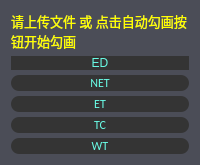
         <widget class="QFrame" name="ED">
          <property name="sizePolicy">
           <sizepolicy hsizetype="Preferred" vsizetype="Preferred">
            <horstretch>0</horstretch>
            <verstretch>0</verstretch>
           </sizepolicy>
          </property>
          <property name="maximumSize">
           <size>
            <width>400</width>
            <height>16777215</height>
           </size>
          </property>
          <property name="styleSheet">
           <string notr="true">background-color: rgb(75, 77, 87);
border-radius: 8px;</string>
          </property>
          <property name="frameShape">
           <enum>QFrame::StyledPanel</enum>
          </property>
          <property name="frameShadow">
           <enum>QFrame::Raised</enum>
          </property>
          <layout class="QVBoxLayout" name="verticalLayout_3">
           <property name="spacing">
            <number>5</number>
           </property>
           <item>
            <widget class="QLabel" name="leadText">
             <property name="maximumSize">
              <size>
               <width>16777215</width>
               <height>16777215</height>
              </size>
             </property>
             <property name="font">
              <font>
               <family>华光书宋一_CNKI</family>
               <pointsize>10</pointsize>
               <weight>50</weight>
               <italic>false</italic>
               <bold>false</bold>
              </font>
             </property>
             <property name="autoFillBackground">
              <bool>false</bool>
             </property>
             <property name="styleSheet">
              <string notr="true">color: rgb(255, 255, 0);
font: 10pt &quot;华光书宋一_CNKI&quot;;</string>
             </property>
             <property name="text">
              <string>请上传文件 或 点击自动勾画按钮开始勾画</string>
             </property>
             <property name="scaledContents">
              <bool>true</bool>
             </property>
             <property name="wordWrap">
              <bool>true</bool>
             </property>
            </widget>
           </item>
           <item>
            <widget class="QPushButton" name="EDButton">
             <property name="styleSheet">
              <string notr="true">QPushButton{
	background-color: rgb(52, 52, 52);
	color: rgb(105, 252, 230);
}
QPushButton::checked{
	background-color:rgb(105, 252, 230);
	color: rgb(52, 52, 52);
	border: none;
}</string>
             </property>
             <property name="text">
              <string>ED</string>
             </property>
             <property name="checkable">
              <bool>true</bool>
             </property>
            </widget>
           </item>
           <item>
            <widget class="QPushButton" name="NETButton">
             <property name="sizePolicy">
              <sizepolicy hsizetype="Preferred" vsizetype="Preferred">
               <horstretch>0</horstretch>
               <verstretch>0</verstretch>
              </sizepolicy>
             </property>
             <property name="maximumSize">
              <size>
               <width>16777215</width>
               <height>40</height>
              </size>
             </property>
             <property name="font">
              <font>
               <family>Calibri</family>
               <pointsize>9</pointsize>
              </font>
             </property>
             <property name="styleSheet">
              <string notr="true">QPushButton{
	background-color: rgb(52, 52, 52);
	color: rgb(105, 252, 230);
}
QPushButton::checked{
	background-color:rgb(105, 252, 230);
	color: rgb(52, 52, 52);
	border: none;
}</string>
             </property>
             <property name="text">
              <string>NET</string>
             </property>
             <property name="checkable">
              <bool>true</bool>
             </property>
            </widget>
           </item>
           <item>
            <widget class="QPushButton" name="ETButton">
             <property name="sizePolicy">
              <sizepolicy hsizetype="Preferred" vsizetype="Preferred">
               <horstretch>0</horstretch>
               <verstretch>0</verstretch>
              </sizepolicy>
             </property>
             <property name="maximumSize">
              <size>
               <width>16777215</width>
               <height>40</height>
              </size>
             </property>
             <property name="font">
              <font>
               <family>Calibri</family>
               <pointsize>9</pointsize>
              </font>
             </property>
             <property name="styleSheet">
              <string notr="true">QPushButton{
	background-color: rgb(52, 52, 52);
	color: rgb(105, 252, 230);
}
QPushButton::checked{
	background-color:rgb(105, 252, 230);
	color: rgb(52, 52, 52);
	border: none;
}</string>
             </property>
             <property name="text">
              <string>ET</string>
             </property>
             <property name="checkable">
              <bool>true</bool>
             </property>
            </widget>
           </item>
           <item>
            <widget class="QPushButton" name="TCButton">
             <property name="sizePolicy">
              <sizepolicy hsizetype="Preferred" vsizetype="Preferred">
               <horstretch>0</horstretch>
               <verstretch>0</verstretch>
              </sizepolicy>
             </property>
             <property name="maximumSize">
              <size>
               <width>16777215</width>
               <height>40</height>
              </size>
             </property>
             <property name="font">
              <font>
               <family>Calibri</family>
               <pointsize>9</pointsize>
              </font>
             </property>
             <property name="styleSheet">
              <string notr="true">QPushButton{
	background-color: rgb(52, 52, 52);
	color: rgb(105, 252, 230);
}
QPushButton::checked{
	background-color:rgb(105, 252, 230);
	color: rgb(52, 52, 52);
	border: none;
}</string>
             </property>
             <property name="text">
              <string>TC</string>
             </property>
             <property name="checkable">
              <bool>true</bool>
             </property>
            </widget>
           </item>
           <item>
            <widget class="QPushButton" name="WTButton">
             <property name="sizePolicy">
              <sizepolicy hsizetype="Preferred" vsizetype="Preferred">
               <horstretch>0</horstretch>
               <verstretch>0</verstretch>
              </sizepolicy>
             </property>
             <property name="maximumSize">
              <size>
               <width>16777215</width>
               <height>40</height>
              </size>
             </property>
             <property name="font">
              <font>
               <family>Calibri</family>
               <pointsize>9</pointsize>
              </font>
             </property>
             <property name="styleSheet">
              <string notr="true">QPushButton{
	background-color: rgb(52, 52, 52);
	color: rgb(105, 252, 230);
}
QPushButton::checked{
	background-color:rgb(105, 252, 230);
	color: rgb(52, 52, 52);
	border: none;
}</string>
             </property>
             <property name="text">
              <string>WT</string>
             </property>
             <property name="checkable">
              <bool>true</bool>
             </property>
            </widget>
           </item>
          </layout>
         </widget>
